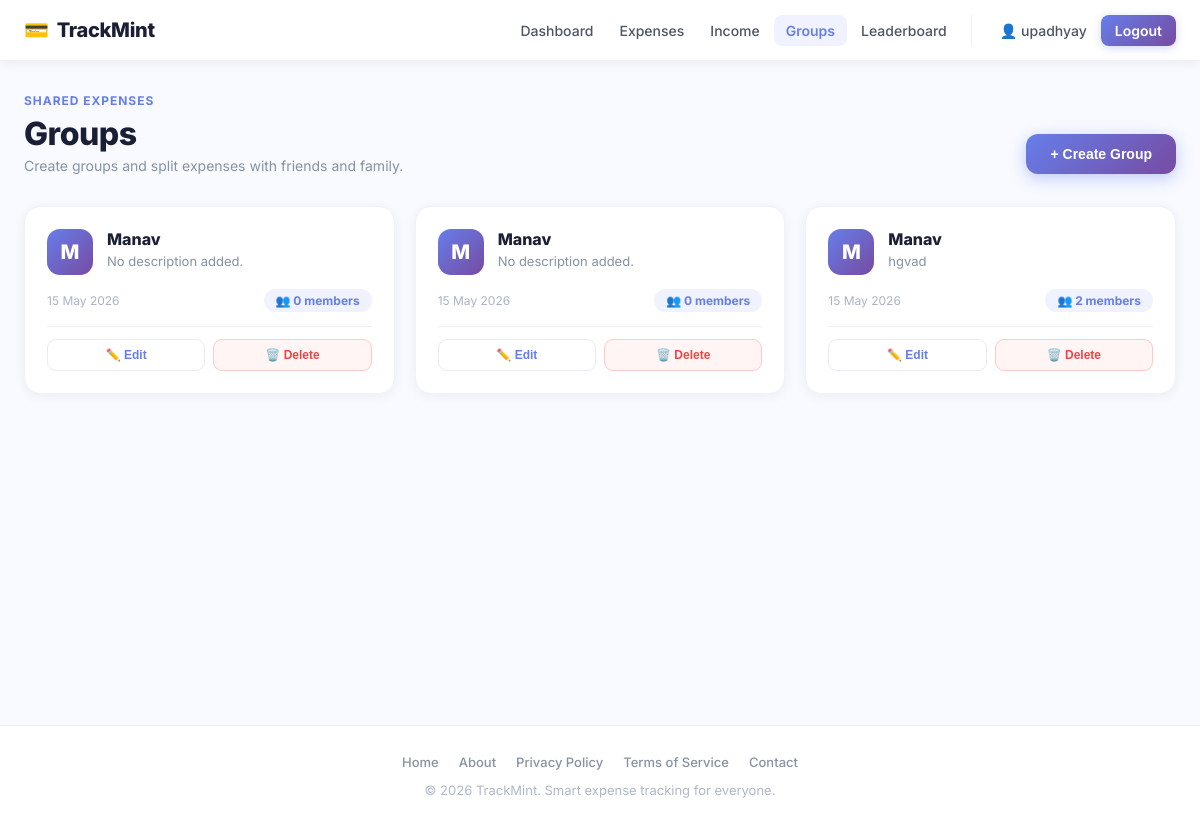
/groups/ (signed in), run on an earlier commit of the app's database.
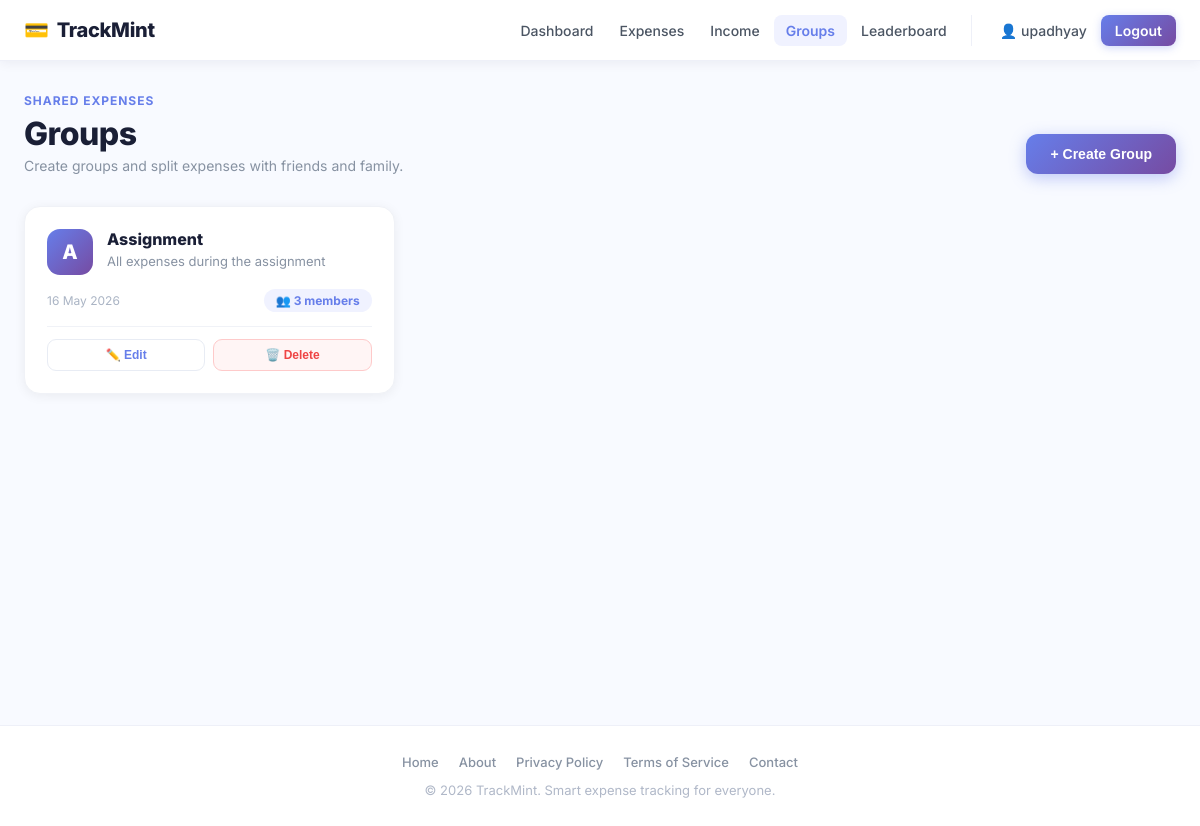
And on a later commit of the database.
### app/models.py (models this page shows, shortened)
class Group(db.Model):
    __tablename__ = "groups"
    id = db.Column(db.Integer, primary_key=True)
    creator_id = db.Column(db.Integer, db.ForeignKey("users.id"), nullable=False)
    name = db.Column(db.String(100), nullable=False)
    description = db.Column(db.Text, nullable=True)
    created_at = db.Column(db.DateTime, default=datetime.utcnow, nullable=False)
    creator = db.relationship("User", backref="groups")
    members = db.relationship(
        "GroupMember",
        backref="group",
        cascade="all, delete-orphan",
        lazy=True
    )

### app/groups/routes.py (the view)
@groups_bp.route("/")
@login_required
def groups_home():
    created_groups = Group.query.filter_by(creator_id=current_user.id).all()
    member_groups = Group.query.join(GroupMember).filter(
        GroupMember.user_id == current_user.id,
        Group.creator_id != current_user.id
    ).all()
    groups = created_groups + member_groups
    return render_template("groups/index.html", page_title="Groups", groups=groups)

### app/__init__.py (called while the page is built)
def register_login_loader():
    @login_manager.user_loader
    def load_user(user_id):
        from app.models import User
        return db.session.get(User, int(user_id))

### app/templates/groups/index.html (shortened to what this page needs)
{% extends "base.html" %}
{% block content %}
<section class="groups-page">
  <div class="groups-header">
    <div class="groups-header-left">
      <p class="page-label">Shared Expenses</p>
      <h1>Groups</h1>
      <p>Create groups and split expenses with friends and family.</p>
    </div>
    <button class="create-group-btn" onclick="openCreateModal()">+ Create Group</button>
  </div>
  {% if groups %}
  <div class="groups-grid">
    {% for group in groups %}
    <div class="group-card" onclick="window.location='/groups/{{ group.id }}'">
      <div class="group-card-top">
        <div class="group-avatar">{{ group.name[0].upper() }}</div>
        <div style="flex:1;">
          <div class="group-name">{{ group.name }}</div>
          <div class="group-description">{{ group.description or 'No description added.' }}</div>
        </div>
      </div>
      <div class="group-card-meta">
        <span class="group-date">{{ group.created_at.strftime('%d %b %Y') }}</span>
        <span class="members-badge">👥 {{ group.members|length }} member{{ '' if group.members|length == 1 else 's' }}</span>
      </div>
      {% if group.creator_id == current_user.id %}
      <div class="card-actions" onclick="event.stopPropagation()">
        <button class="card-action-btn" onclick="openEditModal({{ group.id }}, '{{ group.name|e }}', '{{ (group.description or '')|e }}')">✏️ Edit</button>
        <button class="card-action-btn danger" onclick="confirmDelete({{ group.id }}, '{{ group.name|e }}')">🗑️ Delete</button>
      </div>
      {% endif %}
    </div>
    {% endfor %}
  </div>
  {% endif %}
</section>
{% endblock %}

What changed in the data, as far as the page shows it:
removed Group: name "M", name "Manav", description "No description added.", created_at "15 May 2026", members|length "0", members "s"
no longer on this page (row edited): Group: name "M", name "Manav", description "No description added.", created_at "15 May 2026", members|length "0", members "s"
removed Group: name "M", name "Manav", description "hgvad", created_at "15 May 2026", members|length "2", members "s"
added Group: name "A", name "Assignment", description "All expenses during the assignment", created_at "16 May 2026", members|length "3", members "s"
